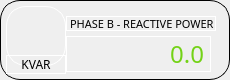
                    <widget class="QFrame" name="horizontalFrame_22">
                     <property name="minimumSize">
                      <size>
                       <width>230</width>
                       <height>80</height>
                      </size>
                     </property>
                     <property name="maximumSize">
                      <size>
                       <width>230</width>
                       <height>80</height>
                      </size>
                     </property>
                     <property name="styleSheet">
                      <string notr="true">border: 1px solid #000000;
border-radius: 20px;</string>
                     </property>
                     <layout class="QHBoxLayout" name="horizontalLayout_32">
                      <property name="spacing">
                       <number>0</number>
                      </property>
                      <property name="leftMargin">
                       <number>5</number>
                      </property>
                      <property name="topMargin">
                       <number>5</number>
                      </property>
                      <property name="rightMargin">
                       <number>5</number>
                      </property>
                      <property name="bottomMargin">
                       <number>5</number>
                      </property>
                      <item>
                       <layout class="QVBoxLayout" name="verticalLayout_55">
                        <property name="spacing">
                         <number>0</number>
                        </property>
                        <item>
                         <widget class="QLabel" name="label_90">
                          <property name="sizePolicy">
                           <sizepolicy hsizetype="Preferred" vsizetype="Preferred">
                            <horstretch>0</horstretch>
                            <verstretch>0</verstretch>
                           </sizepolicy>
                          </property>
                          <property name="minimumSize">
                           <size>
                            <width>60</width>
                            <height>60</height>
                           </size>
                          </property>
                          <property name="maximumSize">
                           <size>
                            <width>60</width>
                            <height>60</height>
                           </size>
                          </property>
                          <property name="styleSheet">
                           <string notr="true">border-color: rgb(255, 255, 255);
image: url(:/icons/power.png);</string>
                          </property>
                          <property name="text">
                           <string/>
                          </property>
                         </widget>
                        </item>
                        <item>
                         <widget class="QLabel" name="label_91">
                          <property name="sizePolicy">
                           <sizepolicy hsizetype="Fixed" vsizetype="Fixed">
                            <horstretch>0</horstretch>
                            <verstretch>0</verstretch>
                           </sizepolicy>
                          </property>
                          <property name="minimumSize">
                           <size>
                            <width>60</width>
                            <height>0</height>
                           </size>
                          </property>
                          <property name="font">
                           <font>
                            <family>Gilroy</family>
                           </font>
                          </property>
                          <property name="styleSheet">
                           <string notr="true">border-color: rgb(255, 255, 255);</string>
                          </property>
                          <property name="text">
                           <string>KVAR</string>
                          </property>
                          <property name="alignment">
                           <set>Qt::AlignCenter</set>
                          </property>
                         </widget>
                        </item>
                       </layout>
                      </item>
                      <item>
                       <layout class="QVBoxLayout" name="verticalLayout_56">
                        <property name="spacing">
                         <number>5</number>
                        </property>
                        <property name="topMargin">
                         <number>10</number>
                        </property>
                        <property name="rightMargin">
                         <number>10</number>
                        </property>
                        <item>
                         <widget class="QLabel" name="label_92">
                          <property name="sizePolicy">
                           <sizepolicy hsizetype="Fixed" vsizetype="Fixed">
                            <horstretch>0</horstretch>
                            <verstretch>0</verstretch>
                           </sizepolicy>
                          </property>
                          <property name="minimumSize">
                           <size>
                            <width>150</width>
                            <height>15</height>
                           </size>
                          </property>
                          <property name="maximumSize">
                           <size>
                            <width>150</width>
                            <height>15</height>
                           </size>
                          </property>
                          <property name="font">
                           <font>
                            <family>Gilroy</family>
                            <pointsize>8</pointsize>
                           </font>
                          </property>
                          <property name="styleSheet">
                           <string notr="true">border-color: rgb(255, 255, 255);</string>
                          </property>
                          <property name="text">
                           <string>PHASE B - REACTIVE POWER</string>
                          </property>
                         </widget>
                        </item>
                        <item>
                         <widget class="QLabel" name="rp_b_1">
                          <property name="sizePolicy">
                           <sizepolicy hsizetype="Fixed" vsizetype="Fixed">
                            <horstretch>0</horstretch>
                            <verstretch>0</verstretch>
                           </sizepolicy>
                          </property>
                          <property name="minimumSize">
                           <size>
                            <width>145</width>
                            <height>0</height>
                           </size>
                          </property>
                          <property name="font">
                           <font>
                            <family>Gilroy</family>
                            <pointsize>18</pointsize>
                           </font>
                          </property>
                          <property name="styleSheet">
                           <string notr="true">color: rgb(115, 210, 22);
border-color: rgb(255, 255, 255);</string>
                          </property>
                          <property name="text">
                           <string>0.0</string>
                          </property>
                          <property name="alignment">
                           <set>Qt::AlignRight|Qt::AlignTrailing|Qt::AlignVCenter</set>
                          </property>
                         </widget>
                        </item>
                       </layout>
                      </item>
                     </layout>
                    </widget>
